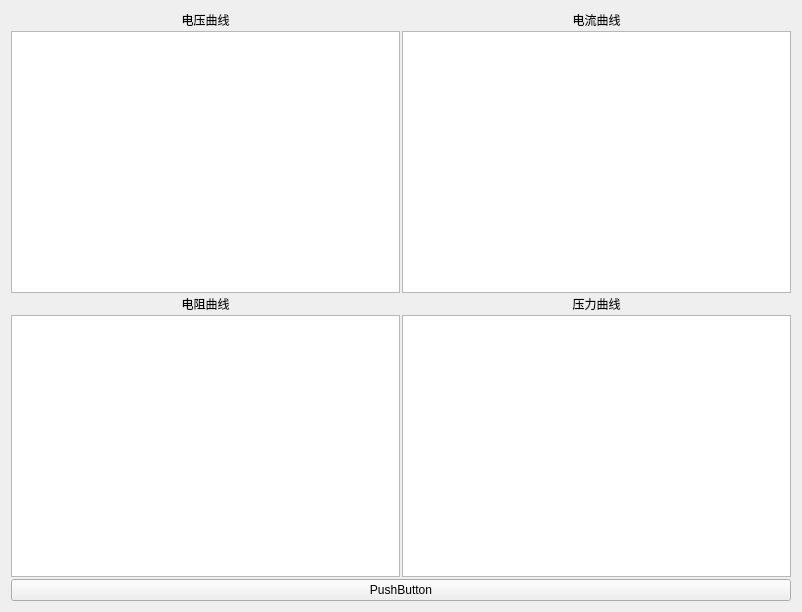
<?xml version="1.0" encoding="UTF-8"?>
<ui version="4.0">
 <class>Form</class>
 <widget class="QWidget" name="Form">
  <property name="enabled">
   <bool>true</bool>
  </property>
  <property name="geometry">
   <rect>
    <x>0</x>
    <y>0</y>
    <width>802</width>
    <height>612</height>
   </rect>
  </property>
  <property name="windowTitle">
   <string>Form</string>
  </property>
  <layout class="QGridLayout" name="gridLayout_2">
   <item row="0" column="0">
    <layout class="QGridLayout" name="gridLayout">
     <property name="sizeConstraint">
      <enum>QLayout::SetMaximumSize</enum>
     </property>
     <property name="spacing">
      <number>2</number>
     </property>
     <item row="1" column="1">
      <layout class="QVBoxLayout" name="verticalLayout">
       <item>
        <widget class="QLabel" name="label">
         <property name="text">
          <string>压力曲线</string>
         </property>
         <property name="alignment">
          <set>Qt::AlignCenter</set>
         </property>
        </widget>
       </item>
       <item>
        <widget class="QGraphicsView" name="n_view">
         <property name="enabled">
          <bool>true</bool>
         </property>
        </widget>
       </item>
      </layout>
     </item>
     <item row="1" column="0">
      <layout class="QVBoxLayout" name="verticalLayout_3">
       <item>
        <widget class="QLabel" name="label_3">
         <property name="text">
          <string>电阻曲线</string>
         </property>
         <property name="alignment">
          <set>Qt::AlignCenter</set>
         </property>
        </widget>
       </item>
       <item>
        <widget class="QGraphicsView" name="z_view"/>
       </item>
      </layout>
     </item>
     <item row="0" column="0">
      <layout class="QVBoxLayout" name="verticalLayout_4">
       <item>
        <widget class="QLabel" name="v_label">
         <property name="text">
          <string>电压曲线</string>
         </property>
         <property name="textFormat">
          <enum>Qt::AutoText</enum>
         </property>
         <property name="alignment">
          <set>Qt::AlignCenter</set>
         </property>
        </widget>
       </item>
       <item>
        <widget class="QGraphicsView" name="v_view">
         <property name="frameShadow">
          <enum>QFrame::Sunken</enum>
         </property>
        </widget>
       </item>
      </layout>
     </item>
     <item row="0" column="1">
      <layout class="QVBoxLayout" name="verticalLayout_2">
       <item>
        <widget class="QLabel" name="a_label">
         <property name="text">
          <string>电流曲线</string>
         </property>
         <property name="alignment">
          <set>Qt::AlignCenter</set>
         </property>
        </widget>
       </item>
       <item>
        <widget class="QGraphicsView" name="a_view"/>
       </item>
      </layout>
     </item>
     <item row="2" column="0" colspan="2">
      <widget class="QPushButton" name="button">
       <property name="enabled">
        <bool>true</bool>
       </property>
       <property name="sizePolicy">
        <sizepolicy hsizetype="Minimum" vsizetype="Minimum">
         <horstretch>0</horstretch>
         <verstretch>0</verstretch>
        </sizepolicy>
       </property>
       <property name="text">
        <string>PushButton</string>
       </property>
      </widget>
     </item>
    </layout>
   </item>
  </layout>
 </widget>
 <resources/>
 <connections/>
</ui>
